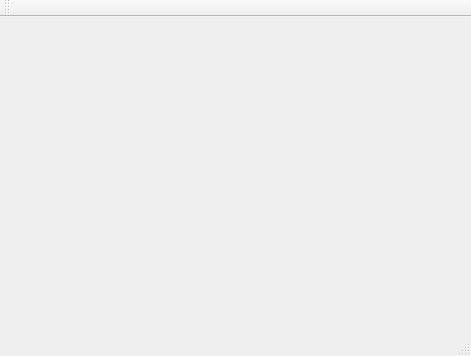
<?xml version="1.0" encoding="UTF-8"?>
<ui version="4.0">
 <class>MainWindow</class>
 <widget class="QMainWindow" name="MainWindow">
  <property name="geometry">
   <rect>
    <x>0</x>
    <y>0</y>
    <width>471</width>
    <height>356</height>
   </rect>
  </property>
  <property name="windowTitle">
   <string>MainWindow</string>
  </property>
  <widget class="QWidget" name="centralWidget"/>
  <widget class="QMenuBar" name="menuBar">
   <property name="geometry">
    <rect>
     <x>0</x>
     <y>0</y>
     <width>471</width>
     <height>23</height>
    </rect>
   </property>
  </widget>
  <widget class="QToolBar" name="mainToolBar">
   <attribute name="toolBarArea">
    <enum>TopToolBarArea</enum>
   </attribute>
   <attribute name="toolBarBreak">
    <bool>false</bool>
   </attribute>
  </widget>
  <widget class="QStatusBar" name="statusBar"/>
 </widget>
 <layoutdefault spacing="6" margin="11"/>
 <resources/>
 <connections/>
</ui>
